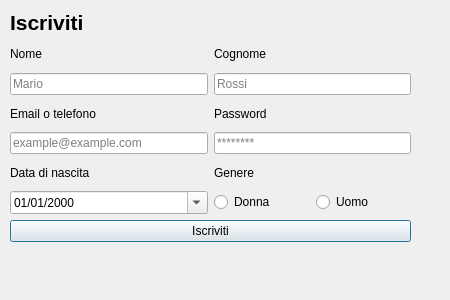
<?xml version="1.0" encoding="UTF-8"?>
<ui version="4.0">
 <class>subscribe</class>
 <widget class="QDialog" name="subscribe">
  <property name="geometry">
   <rect>
    <x>0</x>
    <y>0</y>
    <width>450</width>
    <height>300</height>
   </rect>
  </property>
  <property name="windowTitle">
   <string>Iscriviti</string>
  </property>
  <widget class="QWidget" name="gridLayoutWidget">
   <property name="geometry">
    <rect>
     <x>0</x>
     <y>0</y>
     <width>421</width>
     <height>262</height>
    </rect>
   </property>
   <layout class="QGridLayout" name="gridLayout">
    <property name="leftMargin">
     <number>10</number>
    </property>
    <property name="topMargin">
     <number>10</number>
    </property>
    <property name="rightMargin">
     <number>10</number>
    </property>
    <property name="bottomMargin">
     <number>20</number>
    </property>
    <item row="7" column="0">
     <layout class="QHBoxLayout" name="horizontalLayout_3">
      <item>
       <widget class="QPushButton" name="loginButton">
        <property name="text">
         <string>Iscriviti</string>
        </property>
        <property name="default">
         <bool>true</bool>
        </property>
       </widget>
      </item>
     </layout>
    </item>
    <item row="0" column="0">
     <widget class="QLabel" name="titleLabel">
      <property name="font">
       <font>
        <pointsize>16</pointsize>
        <weight>75</weight>
        <bold>true</bold>
       </font>
      </property>
      <property name="text">
       <string>Iscriviti</string>
      </property>
     </widget>
    </item>
    <item row="4" column="0">
     <layout class="QHBoxLayout" name="horizontalLayout_5">
      <item>
       <widget class="QLineEdit" name="emailTextBox">
        <property name="placeholderText">
         <string>example@example.com</string>
        </property>
       </widget>
      </item>
      <item>
       <widget class="QLineEdit" name="passwordTextBox">
        <property name="inputMask">
         <string/>
        </property>
        <property name="echoMode">
         <enum>QLineEdit::Password</enum>
        </property>
        <property name="placeholderText">
         <string>********</string>
        </property>
       </widget>
      </item>
     </layout>
    </item>
    <item row="5" column="0">
     <layout class="QHBoxLayout" name="horizontalLayout_4">
      <item>
       <widget class="QLabel" name="bornLabel">
        <property name="text">
         <string>Data di nascita</string>
        </property>
       </widget>
      </item>
      <item>
       <widget class="QLabel" name="genreLabel">
        <property name="font">
         <font>
          <stylestrategy>PreferDefault</stylestrategy>
         </font>
        </property>
        <property name="text">
         <string>Genere</string>
        </property>
       </widget>
      </item>
     </layout>
    </item>
    <item row="3" column="0">
     <layout class="QHBoxLayout" name="horizontalLayout_6">
      <item>
       <widget class="QLabel" name="emailLabel_2">
        <property name="text">
         <string>Email o telefono</string>
        </property>
       </widget>
      </item>
      <item>
       <widget class="QLabel" name="passwordLabel_2">
        <property name="text">
         <string>Password</string>
        </property>
       </widget>
      </item>
     </layout>
    </item>
    <item row="1" column="0">
     <layout class="QHBoxLayout" name="horizontalLayout_2">
      <item>
       <widget class="QLabel" name="emailLabel">
        <property name="text">
         <string>Nome</string>
        </property>
       </widget>
      </item>
      <item>
       <widget class="QLabel" name="passwordLabel">
        <property name="text">
         <string>Cognome</string>
        </property>
       </widget>
      </item>
     </layout>
    </item>
    <item row="2" column="0">
     <layout class="QHBoxLayout" name="horizontalLayout">
      <item>
       <widget class="QLineEdit" name="nameTextBox">
        <property name="placeholderText">
         <string>Mario</string>
        </property>
       </widget>
      </item>
      <item>
       <widget class="QLineEdit" name="surnameTextBox">
        <property name="inputMask">
         <string/>
        </property>
        <property name="echoMode">
         <enum>QLineEdit::Normal</enum>
        </property>
        <property name="placeholderText">
         <string>Rossi</string>
        </property>
       </widget>
      </item>
     </layout>
    </item>
    <item row="6" column="0">
     <layout class="QHBoxLayout" name="horizontalLayout_7">
      <item>
       <widget class="QDateEdit" name="bornDateEdit">
        <property name="maximumDate">
         <date>
          <year>2026</year>
          <month>12</month>
          <day>31</day>
         </date>
        </property>
        <property name="minimumDate">
         <date>
          <year>1852</year>
          <month>9</month>
          <day>14</day>
         </date>
        </property>
        <property name="displayFormat">
         <string>dd/MM/yyyy</string>
        </property>
        <property name="calendarPopup">
         <bool>true</bool>
        </property>
       </widget>
      </item>
      <item>
       <layout class="QHBoxLayout" name="horizontalLayout_8">
        <item>
         <widget class="QRadioButton" name="womenRadioButton">
          <property name="text">
           <string>Donna</string>
          </property>
         </widget>
        </item>
        <item>
         <widget class="QRadioButton" name="maleRadioButton">
          <property name="text">
           <string>Uomo</string>
          </property>
         </widget>
        </item>
       </layout>
      </item>
     </layout>
    </item>
   </layout>
  </widget>
 </widget>
 <resources/>
 <connections/>
</ui>
